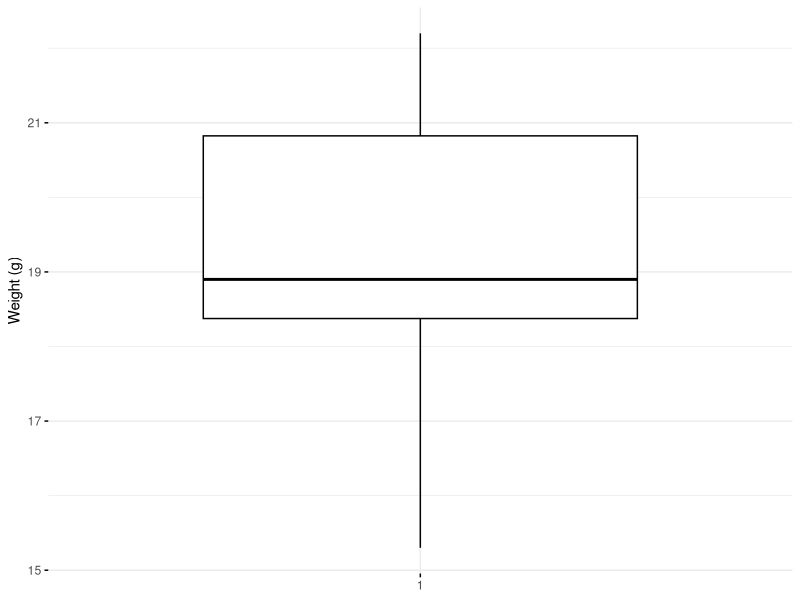
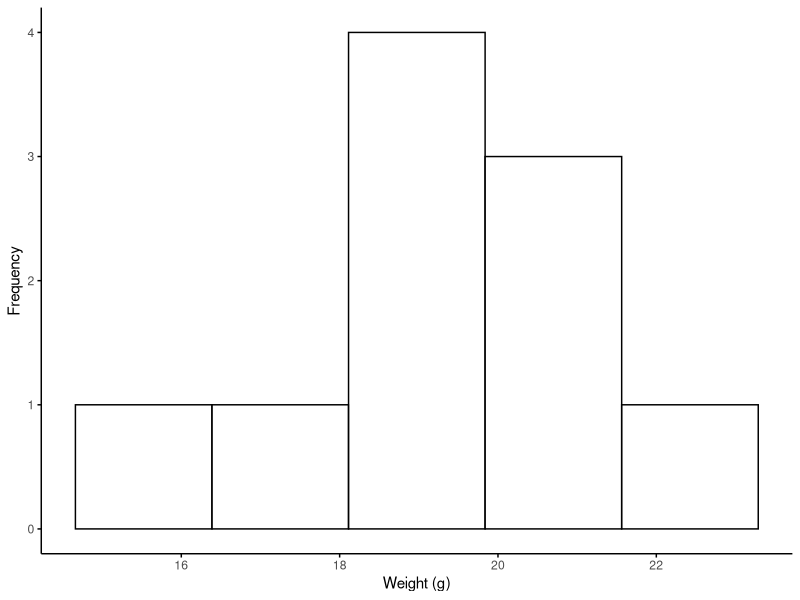
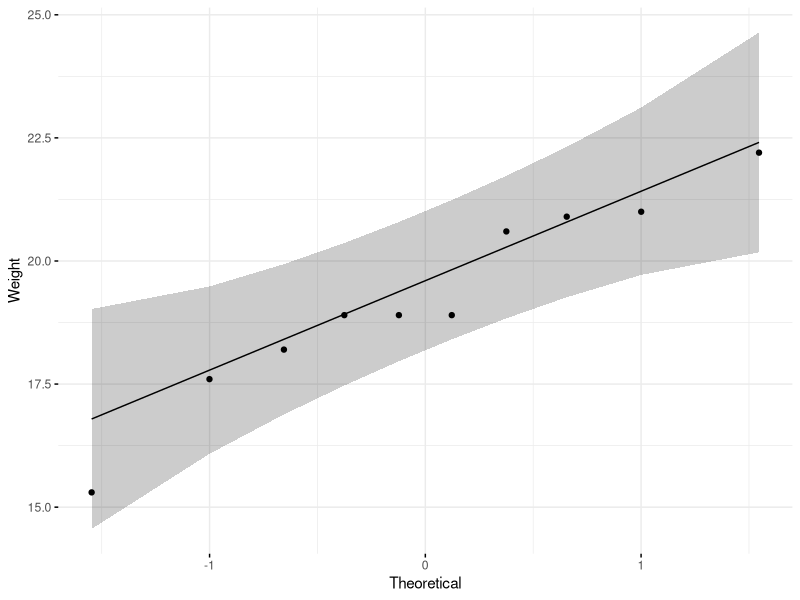
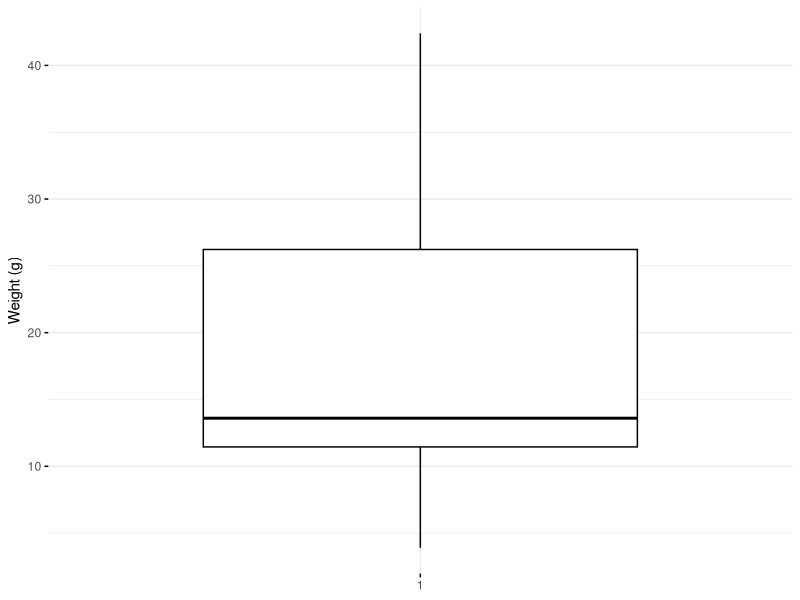
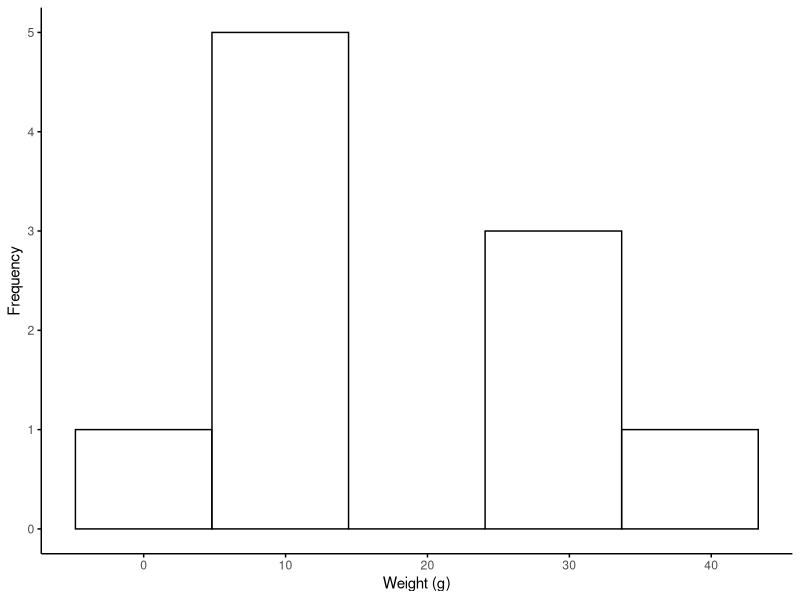
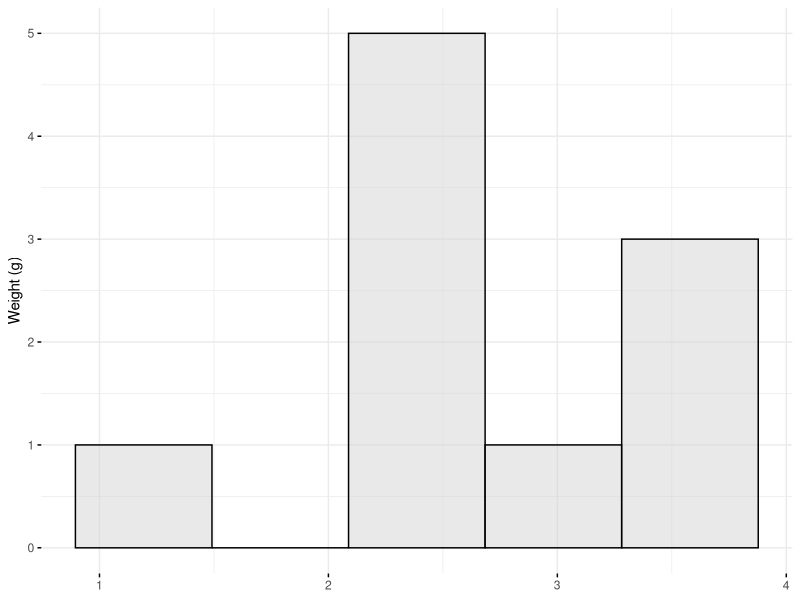
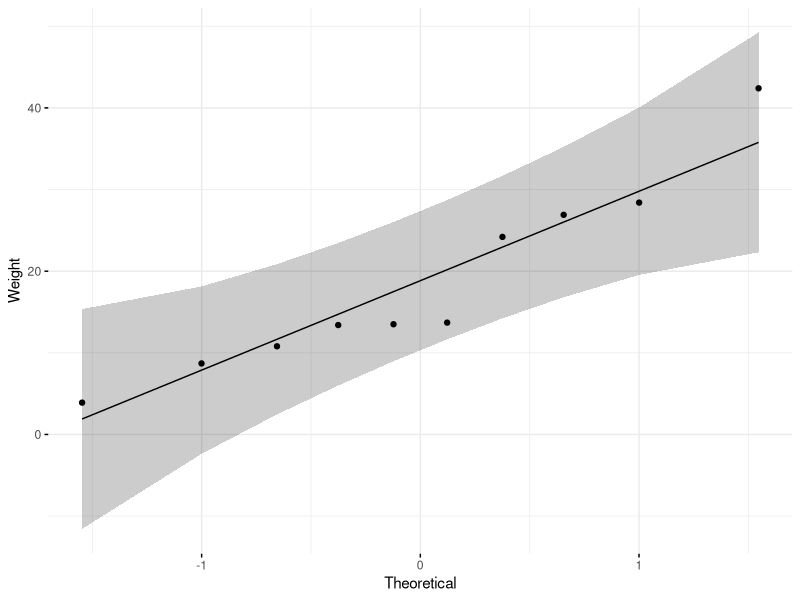
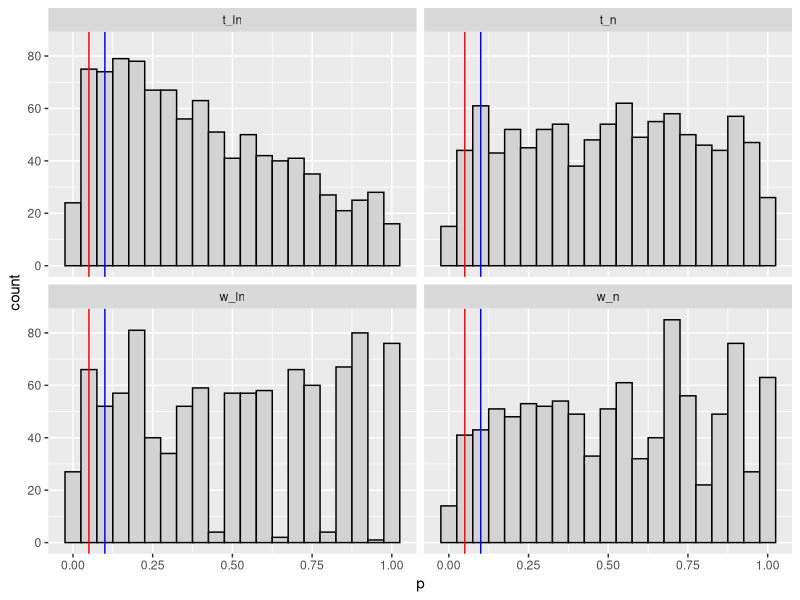

These figures' R source, in order:
# Vega lab meeting summer week 7
# Today we will start our discussion of comparisons and hypothesis testing
# using code and other materials from
#
# http://www.sthda.com/english/wiki/comparing-means-in-r
# https://rpubs.com/nmccurtin/comparingtwomeans
#
# Background information is from
#
# https://www.khanacademy.org/math/statistics-probability/designing-studies
# https://www.khanacademy.org/math/statistics-probability/significance-tests-one-sample
# https://www.khanacademy.org/math/statistics-probability/significance-tests-confidence-intervals-two-samples
# https://www.youtube.com/watch?v=vemZtEM63GY
#
# We will:
# - Review standard work-horse hypothesis tests
# - Discuss the assumptions made by these tests
# - Understand the consequences of violating test assumptions
#~~~~~~~~~~~~~~~~~~~~~~~~~~~~~~~~~~~~~~~~~~~~~~~~~~~~~~~~~~~~~~~~~~~~~~
# First, as usual, we will load the libraries we need
packages<-c("tidyverse", "cowplot", "ggpubr")
install.packages(setdiff(packages, rownames(installed.packages())))

library(tidyverse)
library(cowplot)
library(ggpubr)


#~~~~~~~~~~~~~~~~~~~~~~~~~~~~~~~~~~~~~~~~~~~~~~~~~~~~~~~~~~~~~~~~~~~~~~
#~~~~~~~~~~~~~~~~~~~~~~~~~~~~~~~~~~~~~~~~~~~~~~~~~~~~~~~~~~~~~~~~~~~~~~
#           One-sample tests: t-test and one-sample Wilcoxon
# 
# In a one-sample test, we are asking whether a sample is consistent with some hypothesis
# usually expressed as something like "is the mean X?"
#
# Here, we’ll use an example data set containing the weight of 10 mice.
# We want to know if the average weight of the mice differs from 25g?

set.seed(1234)
my_data <- data.frame(
  name = paste0(rep("M_", 10), 1:10),
  weight = round(rnorm(10, 20, 2), 1)
)

# Print the first 10 rows of the data
head(my_data, 10)

# Statistical summaries of weight
summary(my_data$weight)

# Let's throw up a quick boxplot
ggboxplot(my_data$weight, 
          ylab = "Weight (g)", xlab = FALSE,
          ggtheme = theme_minimal())

# and a histogram
gghistogram(my_data$weight, 
            bins=5,
            xlab = "Weight (g)", ylab = "Frequency",
            ggtheme = theme_classic())


# What test should we use?
# If the data are normally distributed, we can use a t-test
# They should be (because we made them that way)
# but let's make sure
# using the Shapiro-Wilk test (from week 5)
shapiro.test(my_data$weight)

# and visually with QQ plot
ggqqplot(my_data$weight, ylab = "Weight",
         ggtheme = theme_minimal())

# OK. so we can use a t-test here. let's do it!
# Recall we want to know whether the average weight is different than 25g

# One-sample t-test
res <- t.test(my_data$weight, mu = 25)

# Printing the results
res 

# In the result above :
#  t is the t-test statistic value (t = -9.078),
# df is the degrees of freedom (df= 9),
# p-value is the significance level of the t-test (p-value = 7.95310^{-6}).
# conf.int is the confidence interval of the mean at 95% (conf.int = [17.8172, 20.6828]);
# sample estimates is he mean value of the sample (mean = 19.25).

# Significance is determined for a t-test based on the p-value
# print the p-value only
res$p.value


# What if we wanted to know whether the mean was LESS THAN 25g (one-tailed test?)
t.test(my_data$weight, mu = 25,
       alternative = "less")

# or GREATER THAN 25g (other tail?)
t.test(my_data$weight, mu = 25,
       alternative = "greater")

#~~~~~~~~~~~~~~~~~~~~~~~~~~~~~~~~~~~~~~~~~~~~~~~~~~~~~~~~~~~~~~~~~~~~~~
# but what if the data weren't normal?
# In this case (as we have seen) the mean isn't very informative
# The Wilcoxon rank sum test for one sample can be interpreted as asking instead
# Is the median of the data equal to some theoretical value X?

# Let's generate some new data
set.seed(1234)
my_data <- data.frame(
  name = paste0(rep("M_", 10), 1:10),
  weight = round(rlnorm(10, log(20), log(2)), 1)
)

# Print the first 10 rows of the data
head(my_data, 10)

# Statistical summaries of weight
summary(my_data$weight)

# and a box plot
ggboxplot(my_data$weight, 
          ylab = "Weight (g)", xlab = FALSE,
          ggtheme = theme_minimal())

# and a histogram
gghistogram(my_data$weight, 
            bins=5,
            xlab = "Weight (g)", ylab = "Frequency",
            ggtheme = theme_classic())

# now the log data
gghistogram(log(my_data$weight), fill="lightgray", 
            bins=5,
          ylab = "Weight (g)", xlab = FALSE,
          ggtheme = theme_minimal())

# is it normal?
# using the Shapiro-Wilk test (from week 5)
shapiro.test(my_data$weight)

# and visually with QQ plot
ggqqplot(my_data$weight, ylab = "Weight",
         ggtheme = theme_minimal())

# The Wilcoxon test is nonparametric - 
# by converting the data into ranks, we lose the need to assume a distribution.

# Does the median of weights differ from 25g?
# One-sample wilcoxon test
res <- wilcox.test(my_data$weight, mu = 25)

# Printing the results
res 

# print only the p-value
res$p.value

# As before, we have the option to do a one-tailed test
wilcox.test(my_data$weight, mu = 25,
            alternative = "less")
wilcox.test(my_data$weight, mu = 25,
            alternative = "greater")

#~~~~~~~~~~~~~~~~~~~~~~~~~~~~~~~~~~~~~~~~~~~~~~~~~~~~~~~~~~~~~~~~
# Why is this necessary?
# In this case, because the mean of a skewed distribution (the lognormal)...
# kinda doesn't matter.
# Sometimes the test is the wrong choice because it's asking the wrong question.
#
# Also, as we saw last week, the mean of a lognormal is badly behaved, 
# especially at small sample sizes. 
# If the mean doesn't behave as normal (which it won't), 
# the performance of the t-test will be erratic.
# Let's see that happen.

# Here we will generate a bunch of simulated data sets and run t-tests,
# then see how often we get p<0.05 (standard alpha for significance)
# when *we know that the null hypothesis is true*

reps<-1000 # how many simulations we will run
sim_pvals<-tibble(t_n=numeric(reps),
                  w_n=numeric(reps),
                  t_ln=numeric(reps),
                  w_ln=numeric(reps))# someplace to put the data

set.seed(1234)  # seed the random number generator
mu<-25 # and establish the parameters of the distributions
sdev<-2

# and run the simulation
for (i in seq_len(reps)){
  # normal
  weight = round(rnorm(10, mu, sdev), 1)
  ttest_n<-t.test(weight, mu=25)
  wtest_n<-wilcox.test(weight, mu=25, exact=FALSE)
  sim_pvals$t_n[i]<-ttest_n$p.value
  sim_pvals$w_n[i]<-wtest_n$p.value
  # lognormal
  weight = round(rlnorm(10, log(mu), log(sdev)), 1)
  ttest_ln<-t.test(weight, mu=25)
  wtest_ln<-wilcox.test(weight, mu=25, exact=FALSE)
  sim_pvals$t_ln[i]<-ttest_ln$p.value
  sim_pvals$w_ln[i]<-wtest_ln$p.value
}

# let's see what we have
glimpse(sim_pvals)

# plot it all out
# Look at the shape of the distributions. What has happened?
sim_pvals %>%
  pivot_longer(everything(), names_to="test", values_to="p") %>%
  ggplot(aes(x=p))+
  geom_histogram(color="black", fill="lightgray", binwidth=0.05)+
  geom_vline(xintercept=0.05, color="red")+
  geom_vline(xintercept=0.1, color="blue")+
  facet_wrap(~factor(test))

# How many false positives should we get?
length(which(sim_pvals$t_n<0.05))
length(which(sim_pvals$t_n<0.05))/reps
length(which(sim_pvals$w_n<0.05))
length(which(sim_pvals$w_n<0.05))/reps

length(which(sim_pvals$t_n<0.1))
length(which(sim_pvals$t_n<0.1))/reps
length(which(sim_pvals$w_n<0.1))
length(which(sim_pvals$w_n<0.1))/reps

# How many do we get with the lognormal?
# How many false positives should we get at each level?
length(which(sim_pvals$t_ln<0.05))
length(which(sim_pvals$t_ln<0.05))/reps
length(which(sim_pvals$w_ln<0.05))
length(which(sim_pvals$w_ln<0.05))/reps

length(which(sim_pvals$t_ln<0.1))
length(which(sim_pvals$t_ln<0.1))/reps
length(which(sim_pvals$w_ln<0.1))
length(which(sim_pvals$w_ln<0.1))/reps

# These distributions are fairly compact (low SD) - what happens if that changes?
# Change the parameter and run again. What do you observe?

#~~~~~~~~~~~~~~~~~~~~~~~~~~~~~~~~~~~~~~~~~~~~~~~~~~~~~~~~~~~~~~~~~~~
#~~~~~~~~~~~~~~~~~~~~~~~~~~~~~~~~~~~~~~~~~~~~~~~~~~~~~~~~~~~~~~~~~~~
# Comparing the means of two groups: Unpaired samples
# 
# The unpaired two-samples t-test is used to compare the mean of two independent groups. 
# For example, suppose that we have measured the weight of 100 individuals: 50 women (group A) and 50 men (group B). 
# We want to know if the mean weight of women (mA) is significantly different from that of men (mB).
#In this case, we have two unrelated (i.e., independent or unpaired) groups of samples. 
# Therefore, it’s possible to use an independent t-test to evaluate whether the means are different.
# IF AND ONLY IF
#   the two groups of samples (A and B), being compared, are normally distributed. NOT NEGOTIABLE
#   and the variances of the two groups are equal. This can be checked using F-test. 
#
# (If the second assumption isn't met, we can use Welch's t-test for unequal variances.)

# Here, we’ll use an example data set, which contains the weight of 18 individuals (9 women and 9 men):
# Data in two numeric vectors
women_weight <- c(38.9, 61.2, 73.3, 21.8, 63.4, 64.6, 48.4, 48.8, 48.5)
men_weight <- c(67.8, 60, 63.4, 76, 89.4, 73.3, 67.3, 61.3, 62.4) 
# Create a data frame
my_data <- data.frame( 
  group = rep(c("Woman", "Man"), each = 9),
  weight = c(women_weight,  men_weight)
)

# We want to know, if the average women’s weight differs from the average men’s weight?
group_by(my_data, group) %>%
  summarise(
    count = n(),
    mean = mean(weight, na.rm = TRUE),
    sd = sd(weight, na.rm = TRUE)
  )

# Plot weight by group and color by group
ggboxplot(my_data, x = "group", y = "weight", 
          color = "group", palette = c("#00AFBB", "#E7B800"),
          ylab = "Weight", xlab = "Groups")

############    ASSUMPTION 1; Normality
# Use Shapiro-Wilk normality test  
# Null hypothesis: the data are normally distributed
# Alternative hypothesis: the data are not normally distributed

# Shapiro-Wilk normality test for Men's weights
with(my_data, shapiro.test(weight[group == "Man"]))

# Shapiro-Wilk normality test for Women's weights
with(my_data, shapiro.test(weight[group == "Woman"]))
 
######### ASSUMPTION 2: EQUAL VARIANCES
# We’ll use F-test to test for homogeneity in variances. 
# This can be performed with the function var.test()
res.ftest <- var.test(weight ~ group, data = my_data)
res.ftest

# The p-value of F-test is p = 0.1713596. 
# It’s greater than the significance level alpha = 0.05. 
# In conclusion, there is no significant difference between the variances of the two sets of data. 
# Therefore, we can use the classic t-test witch assume equality of the two variances.

# Compute t-test
res <- t.test(weight ~ group, data = my_data, var.equal = TRUE)
res

# If we want to know whether the average men's weight is less or greather than the average woman's:
t.test(weight ~ group, data = my_data,
       var.equal = TRUE, alternative = "less")
t.test(weight ~ group, data = my_data,
       var.equal = TRUE, alternative = "greater")

#~~~~~~~~~~~~~~~~~~~~~~~~~~~~~~~~~~~~~~~~~~~~~~~~~
# But what if the assumptions are violated?
# The unpaired two-samples Wilcoxon test (also known as Wilcoxon rank sum test or Mann-Whitney test) 
# is a non-parametric alternative to the unpaired two-samples t-test, which can be used to compare two independent groups of samples. 
# It’s used when your data are not normally distributed. 
# They still have to be independent, though.

women_weight <- round(rlnorm(9, log(52), log(15)), 1)
men_weight <- round(rlnorm(9, log(69), log(10)), 1) 
# Create a data frame
my_data <- data.frame( 
  group = rep(c("Woman", "Man"), each = 9),
  weight = c(women_weight,  men_weight)
)

# We want to know, if the average women’s weight differs from the average men’s weight?
group_by(my_data, group) %>%
  summarise(
    count = n(),
    mean = mean(weight, na.rm = TRUE),
    median=median(weight, na.rm=TRUE),
    sd = sd(weight, na.rm = TRUE)
  )

# Plot weight by group and color by group
ggboxplot(my_data, x = "group", y = "weight", 
          color = "group", palette = c("#00AFBB", "#E7B800"),
          ylab = "Weight", xlab = "Groups")

# Test for normality and equal variances
with(my_data, shapiro.test(weight[group == "Man"]))
with(my_data, shapiro.test(weight[group == "Woman"]))
res.ftest <- var.test(weight ~ group, data = my_data)
res.ftest

# Can we use the t-test?
res <- wilcox.test(weight ~ group, data = my_data,
                   exact = FALSE)
res

# There are one-sided tests here as well, with the same syntax
wilcox.test(weight ~ group, data = my_data, 
            exact = FALSE, alternative = "less")
wilcox.test(weight ~ group, data = my_data,
            exact = FALSE, alternative = "greater")

#~~~~~~~~~~~~~~~~~~~~~~~~~~~~~~~~~~~~~~~~~~~~~~~~~~~~~~~~~
# Again, what happens if we violate the assumptions of the paired test?
# We saw a hint about this last time, but let's see it here
# using a similar simulation as for the one-sample tests

reps<-1000 # how many simulations we will run
sim_pvals<-tibble(t_n=numeric(reps),
                  w_n=numeric(reps),
                  t_ln=numeric(reps),
                  w_ln=numeric(reps))# someplace to put the data

set.seed(1234)  # seed the random number generator
mu<-52 # and establish the parameters of the distributions
sdev<-15

# and run the simulation
for (i in seq_len(reps)){
  # normal
  weight1 = round(rnorm(10, mu, sdev), 1)
  weight2 = round(rnorm(10, mu, sdev), 1)
  ttest_n<-t.test(weight1, weight2)
  wtest_n<-wilcox.test(weight1, weight2, exact=FALSE)
  sim_pvals$t_n[i]<-ttest_n$p.value
  sim_pvals$w_n[i]<-wtest_n$p.value
  # lognormal
  weight1 = round(rlnorm(10, log(mu), log(sdev)), 1)
  weight2 = round(rlnorm(10, log(mu), log(sdev)), 1)
  ttest_ln<-t.test(weight1, weight2)
  wtest_ln<-wilcox.test(weight1, weight2, exact=FALSE)
  sim_pvals$t_ln[i]<-ttest_ln$p.value
  sim_pvals$w_ln[i]<-wtest_ln$p.value
}

# let's see what we have
glimpse(sim_pvals)

# plot it all out
# Look at the shape of the distributions. What has happened?
sim_pvals %>%
  pivot_longer(everything(), names_to="test", values_to="p") %>%
  ggplot(aes(x=p))+
  geom_histogram(color="black", fill="lightgray", binwidth=0.05)+
  geom_vline(xintercept=0.05, color="red")+
  geom_vline(xintercept=0.1, color="blue")+
  facet_wrap(~factor(test))

# How many false positives should we get?
length(which(sim_pvals$t_n<0.05))
length(which(sim_pvals$t_n<0.05))/reps
length(which(sim_pvals$w_n<0.05))
length(which(sim_pvals$w_n<0.05))/reps

length(which(sim_pvals$t_n<0.1))
length(which(sim_pvals$t_n<0.1))/reps
length(which(sim_pvals$w_n<0.1))
length(which(sim_pvals$w_n<0.1))/reps

# How many do we get with the lognormal?
# How many false positives should we get at each level?
length(which(sim_pvals$t_ln<0.05))
length(which(sim_pvals$t_ln<0.05))/reps
length(which(sim_pvals$w_ln<0.05))
length(which(sim_pvals$w_ln<0.05))/reps

length(which(sim_pvals$t_ln<0.1))
length(which(sim_pvals$t_ln<0.1))/reps
length(which(sim_pvals$w_ln<0.1))
length(which(sim_pvals$w_ln<0.1))/reps

